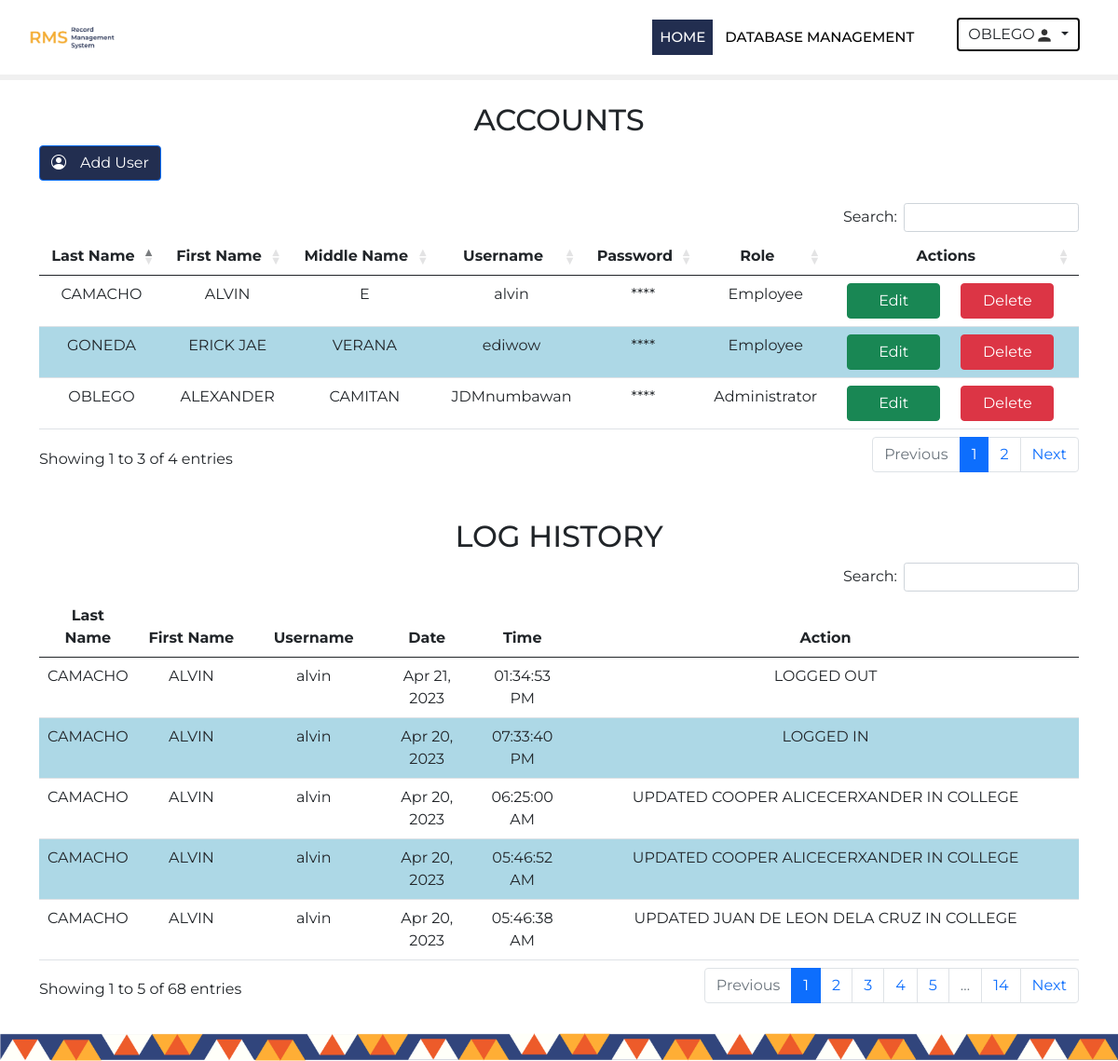
/adminlogin.php (signed in), run on the app's committed database.
### tables this page shows
CREATE TABLE `accounts` (
  `ID` int(11) NOT NULL,
  `userid` int(11) NOT NULL,
  `Uname` varchar(45) DEFAULT NULL,
  `Pword` varchar(45) DEFAULT NULL,
  `Lname` varchar(45) DEFAULT NULL,
  `Fname` varchar(45) DEFAULT NULL,
  `Mname` varchar(45) DEFAULT NULL,
  `Ename` varchar(255) DEFAULT NULL,
  `user_type` varchar(255) DEFAULT NULL
);

### adminlogin.php (the view, shortened to what this page needs)
<?php
include_once 'connection.php';
?>
<!DOCTYPE html>
<html lang="en">
<head>
	<link href="https://cdn.jsdelivr.net/npm/bootstrap@5.1.0/dist/css/bootstrap.min.css" rel="stylesheet">
	<link href="https://cdnjs.cloudflare.com/ajax/libs/animate.css/3.7.2/animate.min.css" rel="stylesheet">
	<link rel="stylesheet" href="https://cdn.datatables.net/1.13.1/css/dataTables.bootstrap4.min.css">
	<link rel="stylesheet" href="https://cdn.jsdelivr.net/npm/bootstrap-icons@1.5.0/font/bootstrap-icons.css">
	<link href="/Capstone/css/adminlogin.css" rel="stylesheet">
	<link href="https://unpkg.com/aos@2.3.1/dist/aos.css" rel="stylesheet">
</head>
<body onload="document.getElementById('sched').style.display = 'none';">
<?php
	include ('headeradmin.php');
	?>
<br>
<div class="container" >
	<section data-aos="fade-up">
<h2 class="text-uppercase">Accounts</h2>
<button type="button" class="btn btn-primary" onclick="location.href='adduser.php';" ><i class="bi bi-person-circle" style="margin-right: 15px"></i>Add User</button>
<br>
<br>
					<?php
					$result = mysqli_query($conn,"SELECT * FROM accounts ORDER BY ID DESC");
					?>
				<?php
				if (mysqli_num_rows($result) > 0) {
				?>
				<table id="example" class="table table-hover" data-empty="No data is available" style="width:100%">
					<thead>
						<tr>
							<th class="text-center">Last Name</th>
							<th class="text-center">First Name</th>
							<th class="text-center">Middle Name</th>
							<th class="text-center">Username</th>
              				<th class="text-center">Password</th>
							  <th class="text-center">Role</th>
							<th class="text-center">Actions</th>
						</tr>
					</thead>
					<tbody class="table-striped ">
					<?php
						while($row = mysqli_fetch_array($result)) {
						?>
						<tr>
						<td><?php echo $row["Lname"]; ?></td>
						<td><?php echo $row["Fname"]; ?></td>
						<td><?php echo $row["Mname"]; ?></td>
						<td><?php echo $row["Uname"]; ?></td>
						<td><span class="password"><?php echo $row["Pword"]; ?></span></td>
						<td>
						<?php
							if ($row["user_type"] == "user") {
							echo "Employee";
							} else if ($row["user_type"] == "admin") {
							echo "Administrator";
							} else {
							echo $row["user_type"];
							}
						?>
						</td>
						<td>
						<button type='button' class='btn btn-success' onclick='showEditModal("<?php echo htmlspecialchars($row["ID"]); ?>")'>Edit</button>
							<a href='deleteuser.php?id=<?php echo htmlspecialchars($row["ID"]); ?>' class='btn btn-danger mx-2'>Delete</a>
						</td>
					</tr>
					<?php
						}
					}
						?>
					</tbody>
				</table>
				</section>
<br>
<br>
<section data-aos="fade-up" data-aos-delay="400" class="miski">
<h2 class="text-uppercase">Log History</h2>
					<?php
					$result = mysqli_query($conn,"SELECT * FROM userlog ORDER BY user_log_id DESC");
					?>
				<?php
				if (mysqli_num_rows($result) > 0) {
				?>
				<table id="example1" class="table table-hover" data-empty="No data is available" style="width:100%">
    <thead>
        <tr>
            <th class="text-center">Last Name</th>
            <th class="text-center">First Name</th>
			<th class="text-center">Username</th>
            <th class="text-center">Date</th>
            <th class="text-center">Time</th>
			<th class="text-center">Action</th>
        </tr>
    </thead>
    <tbody class="table-striped">
        <?php
        while($row = mysqli_fetch_array($result)) {
            $login_date = strtotime($row["user_date"]);
            $date = date("M d, Y", $login_date);
            $time = date("h:i:s", $login_date);
            $am_pm = $row["am_pm"];
        ?>
            <tr>
                <td><?php echo $row["Lname"]; ?></td>
                <td><?php echo $row["Fname"]; ?></td>
				<td><?php echo $row["username"]; ?></td>
                <td><?php echo $date; ?></td>
                <td><?php echo $time . ' ' . $am_pm; ?></td>
				<td><?php echo $row["actions"]; ?></td>
            </tr>
        <?php
        }
	}
        ?>
    </tbody>
</table>
</section>
<?php
include ('footer.php');
?>
</body>
</html>

### css/adminlogin.css (style rules this page uses)
* { font-family: 'Montserrat', sans-serif; padding: 0; margin: 0; box-sizing: border-box; }
.miski { margin-bottom: 60px; }
.btn-primary { color: white; background-color: #222e50; }
.table-striped tr:nth-child(even) td { background-color: lightblue; }
.table td { text-align: center; }
.text-uppercase { text-align: center; }
.btn-success, .btn-danger { width: 100px; }
.btn-success { margin-right: 10px; }

### data on the page
accounts: Lname "GONEDA", Fname "ERICK JAE", Mname "VERANA", Uname "ediwow", user_type "Employee"
accounts: Lname "CAMACHO", Fname "ALVIN", Mname "E", Uname "alvin", user_type "Employee"
accounts: Lname "OBLEGO", Fname "ALEXANDER", Mname "CAMITAN", Uname "JDMnumbawan", user_type "Administrator"

### other printed values
$_SESSION['Lname'] "OBLEGO"
$row["Lname"] "CAMACHO"
$row["Fname"] "ALVIN"
$row["username"] "alvin"
$date "Apr 21, 2023"
$time "01:34:53"
$am_pm "PM"
$row["actions"] "LOGGED OUT"
$date "Apr 20, 2023"
$time "07:33:40"
$row["actions"] "LOGGED IN"
$time "06:25:00"
$am_pm "AM"
$row["actions"] "UPDATED COOPER ALICECERXANDER IN COLLEGE"
$time "05:46:52"
